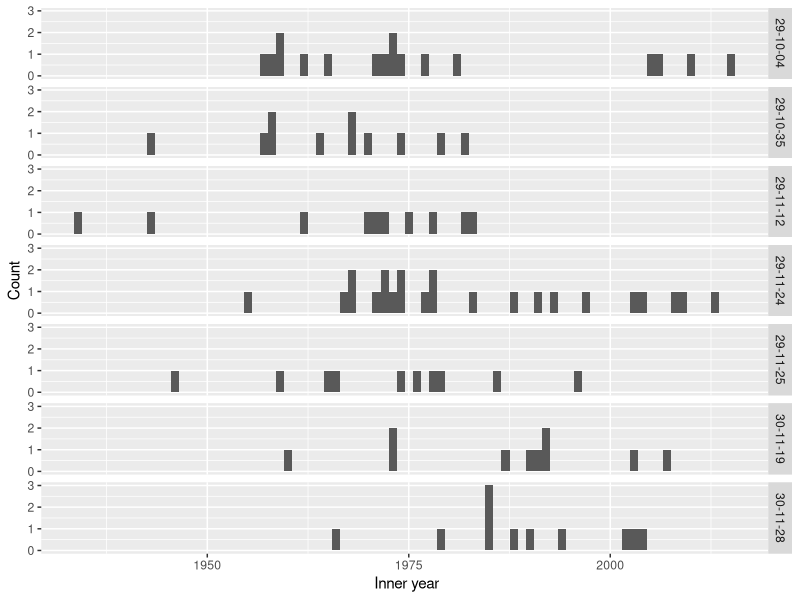

Source code (R):
library(ggplot2)
library(here) # a cool package that helps with relative pathnames, so you don't have to use setwd

#using "here" instead of setwd
setwd("S:/Ecology/Student_folders_&_files/Kara 2020/GLO/sage_dating")

dat<-read.csv(here("sage_dating", "sage_age.csv")) 

p<-ggplot(dat, aes(x=inner_year)) + 
  geom_histogram(binwidth=1)+
  facet_grid(section ~ .)+
  labs(x = " Inner year", y = "Count")

ggsave("sage_age_histV2.png", p, device = png)
